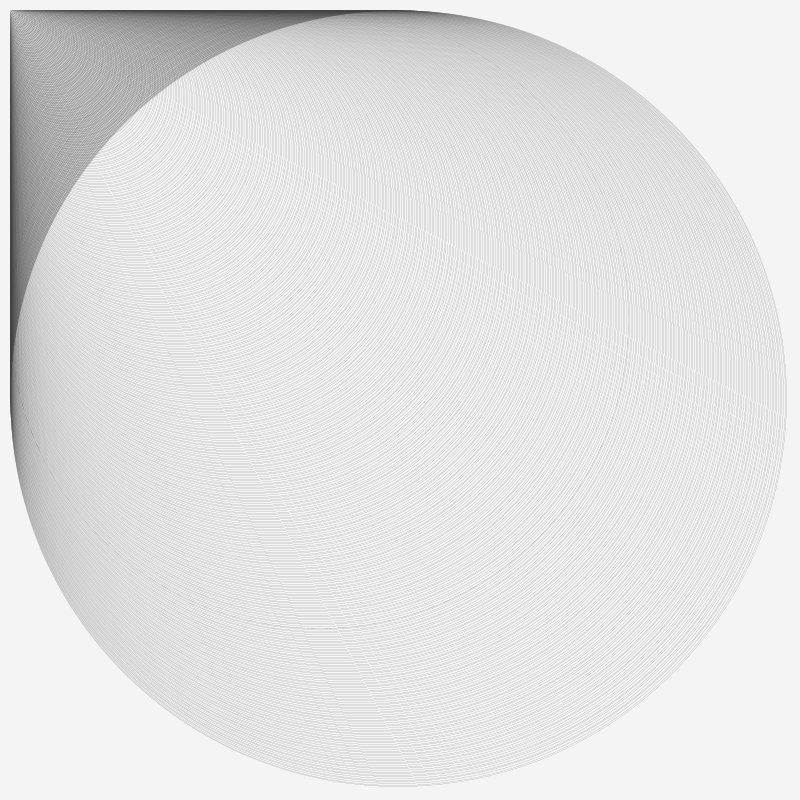
Frame 1 (no input)
Frame 60 (the mouse pressed at the canvas centre just before this capture): identical to frame 1, image omitted
Frame 120 (the mouse held since frame 60 and released just before this capture): identical to frame 1, image omitted

The Processing sketch that drew this single still picture (run headless with seeded random() and noise(); from frame 60 on, the mouse is pressed at the canvas centre):

// Processing sketch: circlesFibo
// ── circlesFibo.pde
void setup() {
  size(800, 800);
}

void draw() {

  background(244);
  stroke(66);
  strokeWeight(0.1);
  noFill();
  ellipseMode(CORNERS);
  pushMatrix();
  translate(width/2+10,height/2+10);
  rotate(radians(0));
  for (float i=0; i<481; i+=1) { 
    //ellipse(-width/2+1.618*i, -height/2+1.618*i, -width/2, -height/2);
    ellipse(-width/2, -height/2, -width/2+1.618*i, -height/2+1.618*i);
    //ellipse(-width/2+1.618*i, -height/2+1.618*i, -width/2, -height/2);
    //ellipse(width/2, height/2,width-10*i, height-10*i);

  }
  popMatrix();
}
